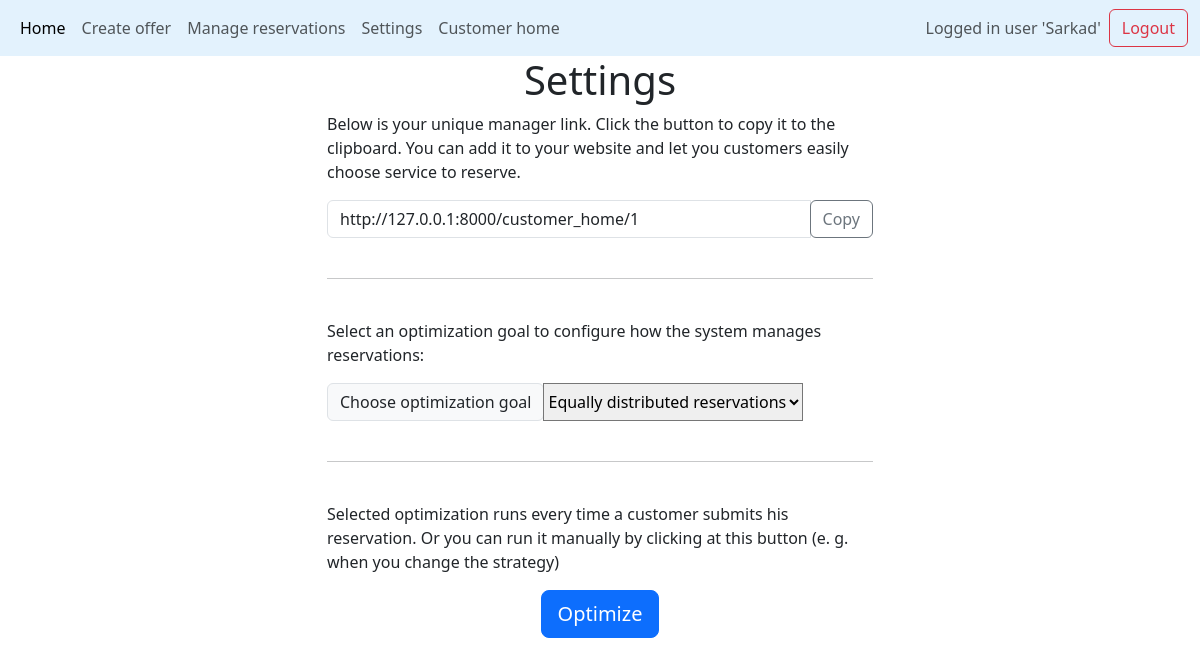
The page /manager_link/1 (signed in) on the database as committed earlier.
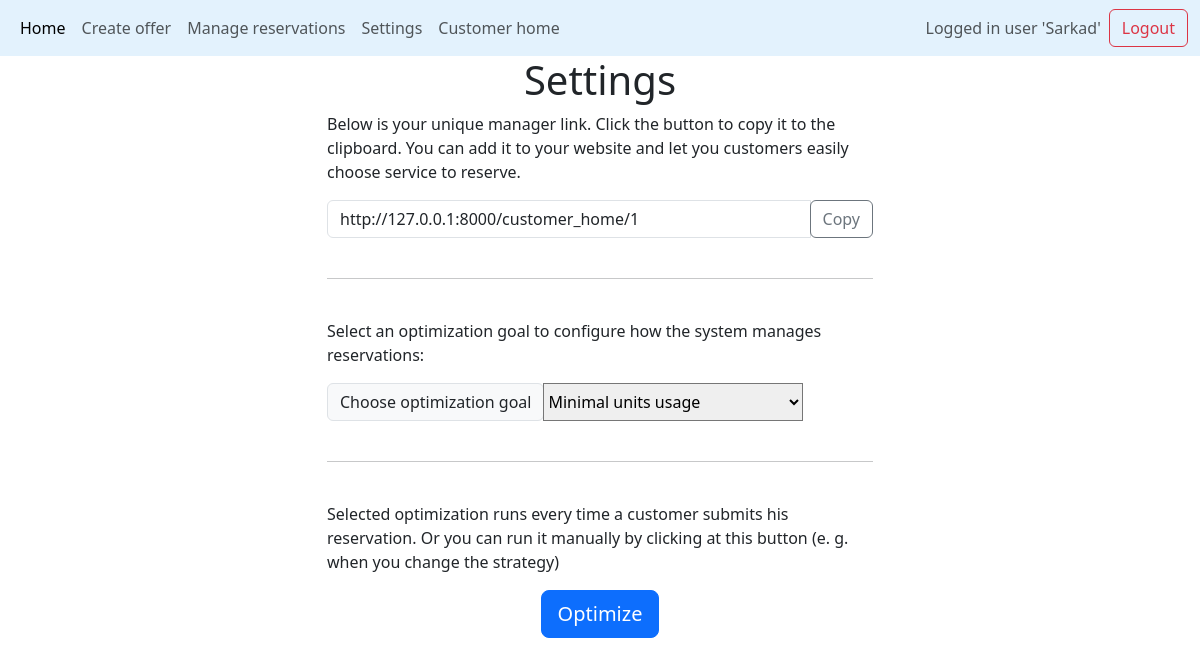
The same page on the database as committed later.
### base/models.py (models this page shows, shortened)
class ManagerProfile(models.Model):
    user = models.OneToOneField(User, on_delete=models.CASCADE, related_name='managerprofile')
    optimization_strategy = models.CharField(max_length=30, default='min_units', choices=[
        ('min_units', 'Minimal units usage'),
        ('equally_distributed', 'Equally distributed reservations')
    ])
    manager_link = models.URLField(max_length=200, blank=True)

### base/views.py (the view)
# urls.py: path('manager_link/<int:manager_id>', views.manager_link, name='manager_link'),
@login_required
def manager_link(request, manager_id=None):
    base_url = f"{request.scheme}://{request.get_host()}"
    link = f"{base_url}/customer_home/{manager_id}"
    profile = request.user.managerprofile
    return render(request, "manager_link.html", {'profile': profile})

### templates/manager_link.html (shortened to what this page needs)
{% extends 'main.html' %}
{% load crispy_forms_tags %}
{% load static %}
{% block content %}
<div class="container-md">
    <div class="row justify-content-center">
        <div class="col-md-6">
            <h1 class="text-center">Settings</h1>
            <p>Below is your unique manager link. Click the button to copy it to the clipboard. You can add it to your website and let you customers easily choose service to reserve.</p>
            <div class="input-group mb-3">
                <input type="text" class="form-control" id="linkToCopy" value="{{ profile.manager_link }}" readonly>
                <div class="input-group-append">
                    <button class="btn btn-outline-secondary" type="button" id="copyButton">Copy</button>
                </div>
            </div>
            <hr style="margin-top: 40px; margin-bottom: 40px;">
            <p>Select an optimization goal to configure how the system manages reservations:</p>
            <form method="POST" action="{% url 'save_optimization_strategy' %}">
                <div class="input-group mb-3">
                    <div class="input-group-prepend">
                        <label class="input-group-text" for="optimizationStrategy">Choose optimization goal</label>
                    </div>
                    <select class="custom-select" id="optimizationStrategy" name="optimizationStrategy">
                        <option value="min_units" {% if profile.optimization_strategy == "min_units" %}selected{% endif %}>Minimal units usage</option>
                        <option value="equally_distributed" {% if profile.optimization_strategy == "equally_distributed" %}selected{% endif %}>Equally distributed reservations</option>
                    </select>
                </div>
            </form>
            <hr style="margin-top: 40px; margin-bottom: 40px;">
            <p>Selected optimization runs every time a customer submits his reservation. Or you can run it manually by clicking at this button (e. g. when you change the strategy)</p>
            <div class="d-flex justify-content-center">
                <a href="{% url 'optimize' %}" class="btn btn-primary btn-lg" type="button"
                    id="optimizeButton">Optimize</a>
            </div>
        </div>
    </div>
</div>
{% endblock %}

### templates/main.html (shortened to what this page needs)
<!DOCTYPE html>
<html>
    {% load static %}
<head>
    <link href="https://cdn.jsdelivr.net/npm/bootstrap@5.3.3/dist/css/bootstrap.min.css" rel="stylesheet"
>
    <link rel="stylesheet" href="https://cdn.jsdelivr.net/npm/bootstrap-icons@1.9.1/font/bootstrap-icons.css">
    <link rel="stylesheet" type="text/css" href="{% static 'css/style.css' %}">
</head>
<body>
    {% include 'navbar.html' %}
    {% block content %}
    {% endblock %}
</body>
</html>

### templates/navbar.html (shortened to what this page needs)
<nav class="navbar navbar-expand-lg" style="background-color: #e3f2fd;">
  <div class="container-fluid">
    <div class="collapse navbar-collapse" id="navbarSupportedContent">
      <ul class="navbar-nav me-auto mb-2 mb-lg-0">
        <li class="nav-item">
          <a class="nav-link active" aria-current="page" href="/manager_home">Home</a>
        </li>
        <li class="nav-item">
          <a class="nav-link" href="/create_offer">Create offer</a>
        </li>
        <li class="nav-item">
          <a class="nav-link" href="/managed_reservations">Manage reservations</a>
        </li>
        {% if request.user.is_authenticated %}
        <li class="nav-item">
          <a class="nav-link" href="{% url 'manager_link' manager_id=request.user.id %}">Settings</a>
        </li>
        <li class="nav-item">
          <a class="nav-link" target="_blank" href="{% url 'customer_home' manager_id=request.user.id %}">Customer home</a>
        </li>
        {% endif %}
      </ul>
       <div class="d-flex align-items-center">
        {% if request.user.is_authenticated %}
        <span class="navbar-text me-2"> Logged in user '{{ request.user.username | title }}'</span>
        <a class="btn btn-outline-danger" href="{% url 'logout' %}">Logout</a>
        {% else %}
        <a class="btn btn-outline-primary" href="{% url 'login' %}">Login</a>
        {% endif %}
      </div>
    </div>
    </div>
</nav>

Rows that differ between the two databases and show on the page:
changed ManagerProfile "http://127.0.0.1:8000/customer_home/1": optimizationStrategy "Equally distributed reservations" → "Minimal units usage"
